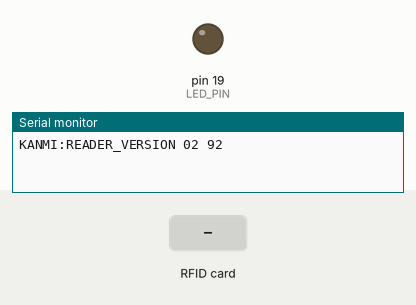
The sketch below on a simulated Arduino Nano, built with avr-gcc and run on an emulated ATmega328P. Shown: output pins drawn as LEDs (lit = HIGH), the last lines printed to the serial monitor. Inputs (shaded band) come from the test bench. Pins used as bus, display or sensor lines are not drawn.

Above: at 2.2 s.
2.3 s: RFID card 5E 7A 19 C4 held to the reader
At 3.2 s:
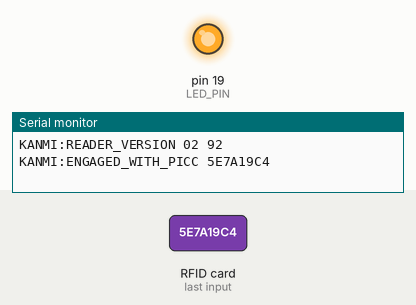
Timing chart, 0 to 5.3 s (numbered marks = the images above; inputs shaded):
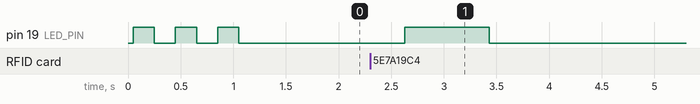

Measured:
- after the input at 2.3 s, pin 19 (LED_PIN): LOW → HIGH after 0.33 s, → LOW 0.80 s later

The sketch:

Kanmi_v2_Nano3.ino
```cpp
/*
 * Implémentation de Kanmi pour G+KR1 (Arduino NANO 3.0 + MFRC522)
 */

#include <SPI.h> // Bibliothèque SPI standard
#include <MFRC522.h> // <MFRC522@1.4.11> by GithubCommunity

#define RST_PIN  3
#define SS_PIN  10
#define LED_PIN 19

MFRC522 mfrc522 = MFRC522(SS_PIN, RST_PIN);

const uint8_t kanmiVersion = 0x02;  // version du protocole Kanmi

void printByte(uint8_t value);
void printBytes(uint8_t* value, uint16_t start, uint16_t end);

void ledBlink(uint16_t duration);

void setup() {
  // Initialisation de la communication avec le PC
  Serial.begin(115200);

  // Initialisation du bus SPI
  SPI.begin();

  // Initialisation du MFRC522
  mfrc522.PCD_Init();
  uint8_t mfrc522Version = mfrc522.PCD_ReadRegister(mfrc522.VersionReg);

  pinMode(LED_PIN, OUTPUT);
  ledBlink(200);
  delay(200);
  ledBlink(200);

  Serial.print(F("KANMI:READER_VERSION "));
  printByte(kanmiVersion);
  Serial.print(' ');
  printByte(mfrc522Version);
  Serial.println();

  delay(200);
  ledBlink(200);
}

void loop() {
  if (!mfrc522.PICC_IsNewCardPresent()) {
    // Vérification deux fois par seconde
    delay(500);
  } else if (!mfrc522.PICC_ReadCardSerial()) {
    ledBlink(200);
    delay(500);
  }else {
    Serial.print(F("KANMI:ENGAGED_WITH_PICC "));
    if (mfrc522.uid.size >= 4) {
      printBytes(mfrc522.uid.uidByte, 0, 4);
    }
    if (mfrc522.uid.size >= 7) {
      Serial.print('-');
      printBytes(mfrc522.uid.uidByte, 4, 7);
    }
    if (mfrc522.uid.size >= 10) {
      Serial.print('-');
      printBytes(mfrc522.uid.uidByte, 7, 10);
    }
    Serial.println();

    mfrc522.PICC_HaltA();
    ledBlink(800);
  }
}


void printByte(uint8_t value) {
  if (value < 0x10) Serial.print('0');
  Serial.print(value, HEX);
}

void printBytes(uint8_t* value, uint16_t start, uint16_t end) {
  for (uint16_t i = start; i < end; i++) {
    printByte(value[i]);
  }
}


void ledBlink(uint16_t duration) {
  digitalWrite(LED_PIN, HIGH);
  delay(duration);
  digitalWrite(LED_PIN, LOW);
}
```
